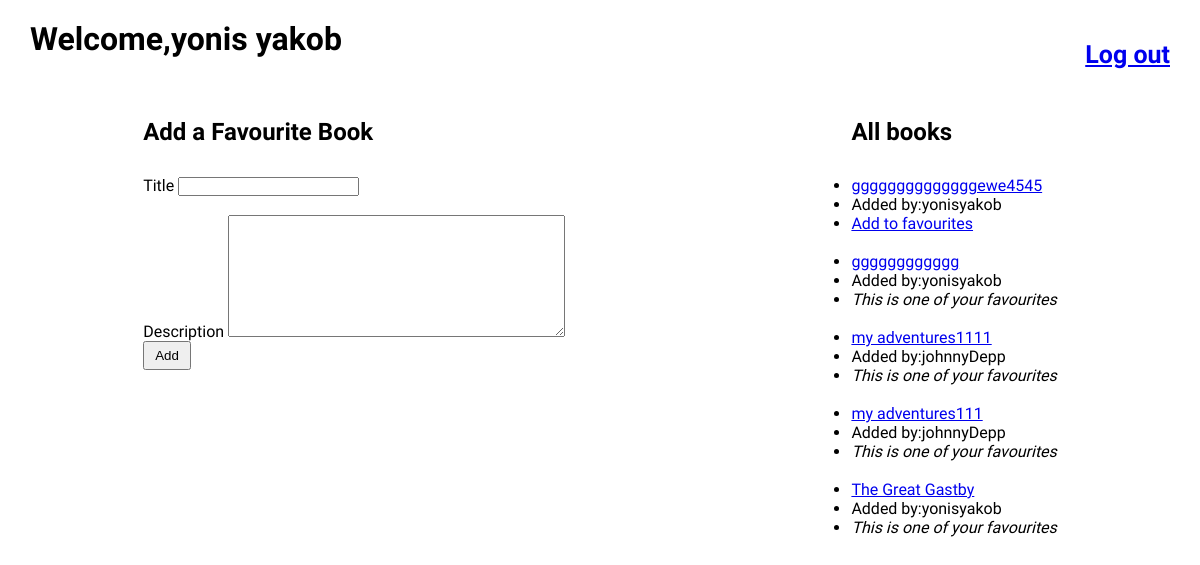
Page /books (signed in) on the committed database.
### fav_books_app/models.py (models this page shows)
class User(models.Model):
    first_name = models.CharField(max_length=255)
    last_name = models.CharField(max_length=255)
    email=models.CharField(max_length=255)
    password=models.CharField(max_length=255)
    created_at = models.DateTimeField(auto_now_add=True)
    updated_at = models.DateTimeField(auto_now=True)
    objects=UserManager()

class Book(models.Model):
    title = models.CharField(max_length=255)
    desc=models.TextField(null=True)
    created_at = models.DateTimeField(auto_now_add=True)
    updated_at = models.DateTimeField(auto_now=True)
    uploaded_by = models.ForeignKey(User, related_name="books_uploaded", on_delete = models.CASCADE)
    users_who_like = models.ManyToManyField(User, related_name="liked_books")
    objects=BookManager()

### fav_books_app/views.py (the view)
# urls.py: path('books', views.books_page ),
def books_page(request):
    if "email" not in request.session:
        return redirect('/')
    log_user=User.objects.get(first_name=request.session['first_name'])
    context={"current_user":log_user,
            "all_users":User.objects.all(),
            "all_books":Book.objects.all(),
            }
    return render(request,'books.html',context)

### fav_books_app/templates/books.html (shortened to what this page needs)
<!DOCTYPE html>
<html lang="en">
<head>
    {% load static  %}
    <link rel="stylesheet" href="{% static 'css/style.css' %}">
</head>
<body>
    <div class="welcome">
        <h1 style="margin-left: 30px;">Welcome,{{current_user.first_name}} {{current_user.last_name }} </h1>
        <a style="font-size: 25px;font-weight: 600;margin-right: 30px;" href="/clear">Log out</a>
    </div>
    <div class="container">
        <div class="add-fav-book">
            <h2>Add a Favourite Book</h2>
            <form style="text-align:start;" action="/add_fav_book" method="post">
                <p><label for="title">Title</label>
                    <input type="text" name="title"></p><br>
                <p><label for="desc">Description</label>
                    <textarea name="desc" id="" cols="40" rows="8"></textarea></p>
                <button style="padding: 5px 10px;" type="submit">Add</button>
            </form>
        </div>
        <div class="all-books">
            <h2>All books</h2>
            {% for book in all_books %}
            <ul>
                <li><a href="/books/{{book.id}}">{{book.title}}</a></li>
                <li>Added by:{{book.uploaded_by.first_name}}{{book.uploaded_by.last_name}}</li>
                {% if book in current_user.liked_books.all %}
                <li><em>This is one of your favourites</em></li>
                {%else %}
                <li><a href="/favourites/{{book.id}}/{{current_user.id}}">Add to favourites</a></li>
                {%endif %}
            </ul>
            <br>
            {% endfor %}
        </div>
    </div>
</body>
</html>

### fav_books_app/static/css/style.css (style rules this page uses)
* { margin: 0;padding: 0; }
body { font-family: 'Balsamiq Sans', cursive; }
.welcome { display: flex;justify-content: space-between;align-items: center;margin-top: 20px; }
.container { display: flex;justify-content: space-around;margin-top: 30px; }
h1 , h2 { margin-bottom: 30px; }

### rows in the picture
User: first_name "yonis", last_name "yakob"
Book: title "ggggggggggggggewe4545", uploaded_by.first_name "yonis", uploaded_by.last_name "yakob"
Book: title "gggggggggggg", uploaded_by.first_name "yonis", uploaded_by.last_name "yakob", shows "This is one of your favourites"
Book: title "my adventures1111", uploaded_by.first_name "johnny", uploaded_by.last_name "Depp", shows "This is one of your favourites"
Book: title "my adventures111", uploaded_by.first_name "johnny", uploaded_by.last_name "Depp", shows "This is one of your favourites"
Book: title "The Great Gastby", uploaded_by.first_name "yonis", uploaded_by.last_name "yakob", shows "This is one of your favourites"
